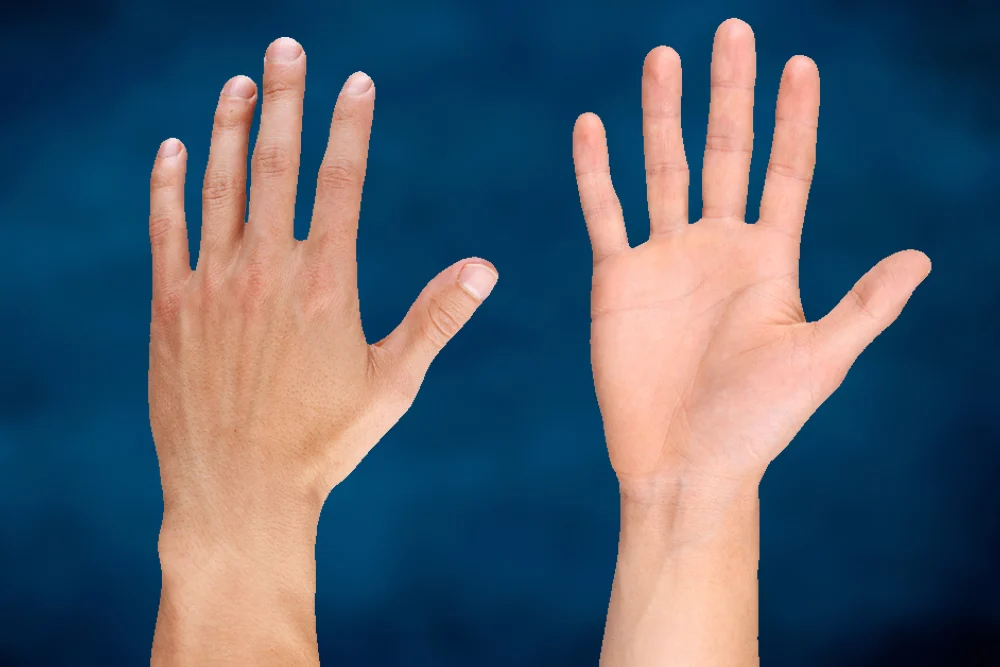
#> input picture assets/2hands.png, 1000 x 667 px
$ python tutorial1.py
#> lines starting #> are read from the running program, lines starting #| are printed output that depends on the picture
import cv2

img = cv2.imread('assets/2hands.png', cv2.IMREAD_COLOR)
#> img is the input picture: shape (667, 1000, 3); mean B, G, R 108.5, 92.9, 79.1
img = cv2.resize(img, [0,0], fx=.5, fy=.5)
#> img: shape (334, 500, 3)
img = cv2.rotate(img, cv2.cv2.ROTATE_90_CLOCKWISE)
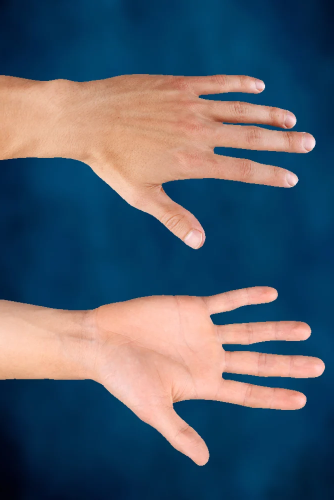
#> img: shape (500, 334, 3); mean B, G, R 108.6, 93, 79.2

cv2.imwrite('assets/new_img.jpg', img)

cv2.imshow('2hands', img)
cv2.waitKey(0)
cv2.destroyAllWindows()
print(img)
#> (printed output is left out)
